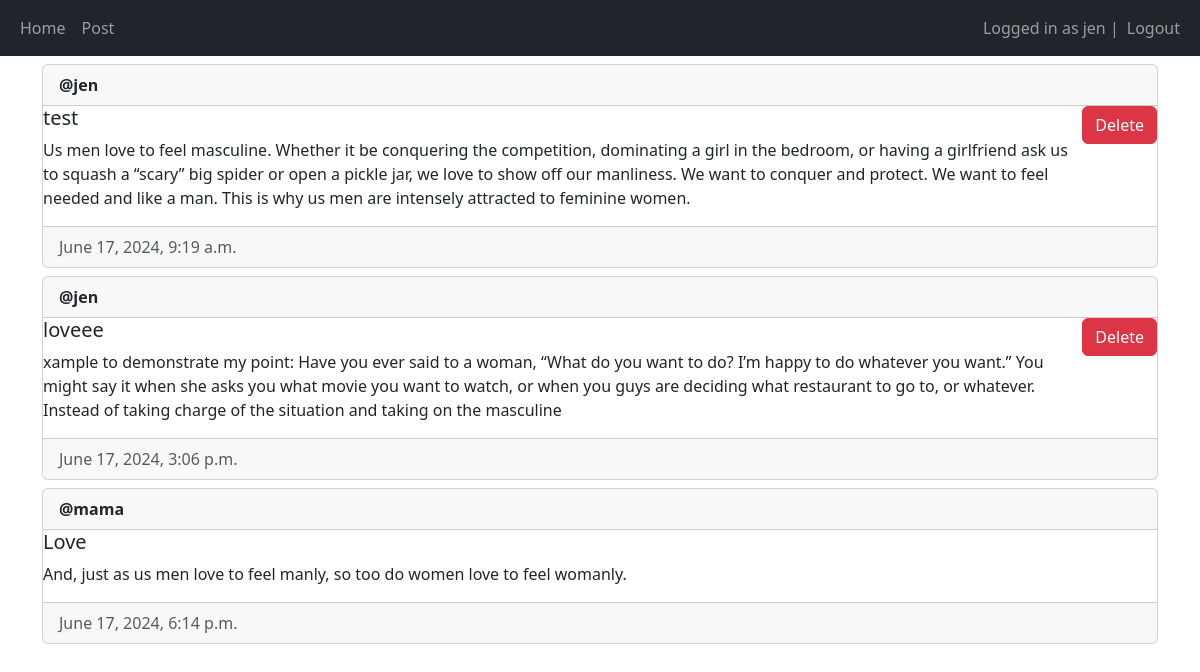
The page / (signed in) on the database its author committed.
### main/models.py (models this page shows, shortened)
class Post(models.Model):
    author = models.ForeignKey(User, on_delete=models.CASCADE)
    title = models.CharField(max_length=200)
    description = models.TextField()
    created_at = models.DateTimeField(auto_now_add=True)
    updated_at = models.DateTimeField(auto_now=True)

### main/views.py (the view)
# urls.py: path('', views.home, name="home"),
@login_required(login_url="login")
def home(request):
    posts = Post.objects.all()
    if request.method == "POST":
        post_id = request.POST.get("post-id")
        post = Post.objects.filter(id=post_id).first()
        if post and post.author == request.user:
            post.delete()
    return render(request,"main/index.html", {
        "posts":posts
    })

### main/templates/main/index.html (shortened to what this page needs)
{% extends "base.html" %}
{% block content %}
{% for post in posts %}
<div class="card mt-2">
   <div class="card-header"> <strong>@{{post.author.username}}</strong>  </div>
   <div class="card-ody d-flex flex-row justify-content-between">
    <div>
        <h5 class="card-title">
            {{post.title}}
        </h5>
        <p>
            {{post.description}}
        </p>
    </div>
    <div>
        {% if user == post.author  %}
        <form method= "post">
            <button type="submit" class="btn btn-danger" name="post-id" value="{{post.id}}">Delete</button>
        </form>
        {% endif %}
    </div>
   </div>
   <div class="card-footer text-muted">{{post.created_at}}</div>
</div>
{%empty%}
<p>No posts yet :(</p>
{% endfor %}
{% endblock content %}

### main/templates/base.html (shortened to what this page needs)
<!DOCTYPE html>
<html lang="en">
<head>
    <link href="https://cdn.jsdelivr.net/npm/bootstrap@5.3.3/dist/css/bootstrap.min.css" rel="stylesheet">
</head>
<body>
<nav class="navbar navbar-expand-lg navbar-dark bg-dark">
    <div class="container-fluid">
        <div>
            <ul class="navbar-nav">
                <li class="nav-item">
                    <a class="nav-link" href="{% url 'home' %}">Home</a>
                </li>
                <li class="nav-item">
                    <a class="nav-link" href="{% url 'create_post' %}">Post</a>
                </li>
            </ul>
        </div>
        <div>
            <ul class="navbar-nav">
                {% if user.is_authenticated %}
                    <span class="navbar-text"> Logged in as {{user.username}} |</span>
                    <a class="nav-link" href=" {% url 'logout' %}">Logout</a>
                {% else %}
                <li class="nav-item">
                    <a class="nav-link" href=" {% url 'login' %}">Login</a>
                </li>
                {% endif %}
        </div>
    </div>
</nav>
    <div class="container">
    {% block content %}
    {% endblock content %}
</div>
</body>
</html>

### rows shown on the page
Post: author.username "jen", title "test", description "Us men love to feel masculine. Whether it be conquering the competition, dominating a girl in the bedroom, or having a girlfriend ask us to squash a “scary” big spider or open a pickle jar, we love to show off our manliness. We want to conquer and protect. We want to feel needed and like a man. This is why us men are intensely attracted to feminine women.", {{ post.id }} 4 (drawn), created_at "June 17, 2024, 9:19 a.m."
Post: author.username "jen", title "loveee", description "xample to demonstrate my point: Have you ever said to a woman, “What do you want to do? I’m happy to do whatever you want.” You might say it when she asks you what movie you want to watch, or when you guys are deciding what restaurant to go to, or whatever. Instead of taking charge of the situation and taking on the masculine", {{ post.id }} 5 (drawn), created_at "June 17, 2024, 3:06 p.m."
Post: author.username "mama", title "Love", description "And, just as us men love to feel manly, so too do women love to feel womanly.", created_at "June 17, 2024, 6:14 p.m."

### other values the page prints
{{ user.username }} "jen"
